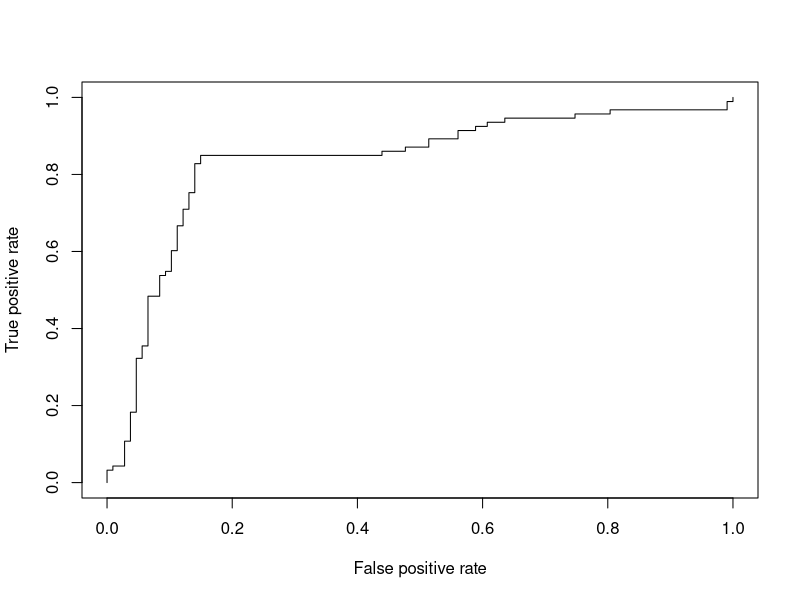

Reproduce this figure in R.
##########################################
#Editor: Kuo-Liang Ou
#National Tsing Hua University ILST
##########################################
#ROC = the probability curve of the values
#AUC = separability of the different groups of values/labels.
#不同演算法比較
# ============================================================
# 8-3 用 ROCR 套件畫 ROC 曲線、計算 AUC
# ============================================================
# ROCR 是另一個常用的評估套件，用法分兩步：
#   1. prediction(預測分數, 真實答案)：把資料整理成 ROCR 的格式
#   2. performance(上一步的結果, 指標)：計算想要的指標，再用 plot() 畫圖
# 好處是換個指標名稱，就能畫出 ROC、PR、敏感度 / 特異度等不同的圖。
# （ROC、AUC 的基本觀念請見 1-PR_ROC_註解.R）
#
# 說明：#> 是 R 4.6.1 + ROCR 實際執行的結果。
# ============================================================

if (!require("ROCR")) install.packages("ROCR")
library(ROCR)
data(ROCR.simple)
#  ROCR 內附的練習資料：某個分類模型對 200 筆資料的預測結果
ROCR.simple      #200 samples of 1 and 0
#  是一個 list，包含兩個部分：
#    $predictions：模型給的分數（0 ~ 1 之間，越高越可能是 1）
#    $labels：真實答案，0 或 1（107 個 0、93 個 1）
ROCR.simple$predictions
ROCR.simple$labels

# ------------------------------------------------------------
# 第一部分：ROC 曲線
# ------------------------------------------------------------
pred <- prediction( ROCR.simple$predictions, ROCR.simple$labels)
#  prediction(分數, 答案)：答案中數值較大的 (1) 預設為正例
perf <- performance(pred,"tpr","fpr")
#  performance(pred, y 軸指標, x 軸指標)：這裡 y = TPR、x = FPR，就是 ROC 曲線
perf
#> A performance instance
#>   'False positive rate' vs. 'True positive rate' (alpha: 'Cutoff')
#>   with 201 data points
#  201 個點：200 筆資料可以設 200 種門檻，再加上起點
#  alpha: 'Cutoff' 表示每個點對應的門檻值也存起來了
plot(perf)
#  ROC 曲線，明顯在對角線上方
#  加上 colorize = TRUE 可以用顏色顯示門檻值：plot(perf, colorize = TRUE)
#ROC curves: measure="tpr", x.measure="fpr".
#Precision/recall graphs: measure="prec", x.measure="rec".
#Sensitivity/specificity plots: measure="sens", x.measure="spec".
#  三種常見的圖：
#    ROC 曲線              ：performance(pred, "tpr", "fpr")
#    Precision-Recall 曲線 ：performance(pred, "prec", "rec")
#    敏感度-特異度         ：performance(pred, "sens", "spec")

# ------------------------------------------------------------
# 第二部分：AUC 與其他指標
# ------------------------------------------------------------
perf2 <- performance(pred, measure = "auc")   #area under curve
#  只算一個數字的指標，不用指定 x 軸
perf2@y.values
#> [[1]]
#> [1] 0.8341875
#  AUC = 0.834，模型的鑑別能力不錯
#  @y.values：ROCR 的結果是 S4 物件，用 @ 取出內容；結果是 list，所以用 [[1]] 取出數字
#  直接取數字：perf2@y.values[[1]]
###
# acc: accuracy
# rec: recall
# prec: precision
perf3 <- performance(pred, measure = "rec")   #area under curve
#  （這行的註解 area under curve 是從上面複製的，rec 其實是召回率 Recall）
perf3@y.values
#> [[1]]
#>   [1] 0.00000000 0.01075269 0.02150538 0.03225806 0.03225806 0.04301075 0.04301075
#>  ...（共 201 個，省略）...
#  召回率會隨門檻改變，所以得到的是「每個門檻下的召回率」，一共 201 個值，
#  從 0（門檻最高，什麼都不判為正）逐漸增加到 1（門檻最低，全部判為正）
#  對應的門檻值存在 perf3@x.values
#  想看召回率和門檻的關係：plot(perf3)

# ============================================================
# 重點整理
# ============================================================
# | 步驟                              | 說明                              |
# |-----------------------------------|-----------------------------------|
# | prediction(分數, 答案)            | 整理資料                          |
# | performance(pred, "tpr", "fpr")   | ROC 曲線                          |
# | performance(pred, "prec", "rec")  | PR 曲線                           |
# | performance(pred, "auc")          | AUC（單一數字）                   |
# | performance(pred, "acc")          | 每個門檻下的正確率                |
# | 結果@y.values[[1]]                | 取出數值                          |
#
# 練習題
# 1. 畫出 PR 曲線：plot(performance(pred, "prec", "rec"))
# 2. 用 plot(performance(pred, "acc")) 找出正確率最高的門檻大約是多少
# 3. 用 plot(perf, colorize = TRUE) 畫出有門檻顏色的 ROC 曲線
